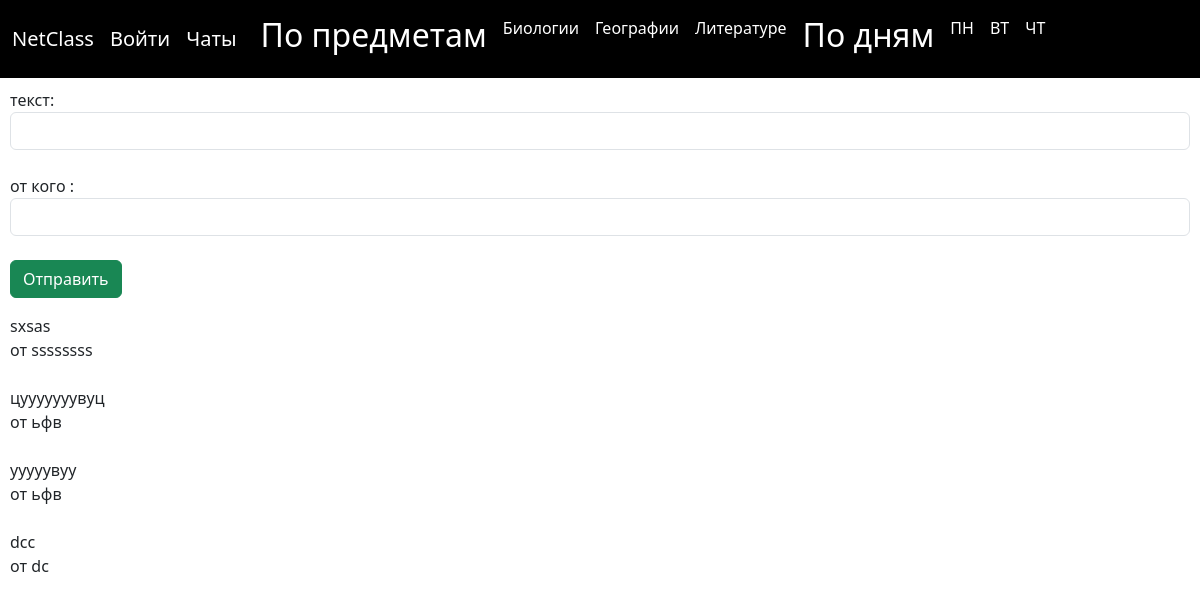
Screenshot of /chat/7 with the database file from the repository.
### posts/models.py (models this page shows, shortened)
class Object(models.Model):
    name = models.CharField(max_length=100)
    def __str__(self):
        return self.name

class Day(models.Model):
    date = models.CharField(max_length=30)
    def __str__(self):
        return self.date

class Messages(models.Model):
    text = models.CharField(max_length=200)
    author = models.CharField(max_length=50, null=True)
    object = models.ForeignKey(Object, on_delete=models.CASCADE, null=True)
    class Meta:
        verbose_name = 'Сообщение'
        verbose_name_plural = 'Сообщения'

### posts/views.py (the view)
# urls.py: path('chat/<int:object_id>', show_chat, name='show_chat')
def show_chat(request, object_id):
    object = Object.objects.get(pk=object_id)
    return render(request, 'posts/show_chat.html', {'object': object})

### posts/templatetags/posts_tags.py (called while the page is built)
@register.simple_tag()
def get_days():
    return Day.objects.all()

@register.simple_tag()
def get_obj():
    return Object.objects.all()

@register.simple_tag()
def get_mes():
    return Messages.objects.all()

### posts/templates/posts/show_chat.html (shortened to what this page needs)
{% extends 'posts/base.html' %}
{% load posts_tags %}
{% block content %}
<div class="form-message">
  <form method="post" action="{% url 'add_mes' object.id %}">
      текст:
      <input name="text" class="form-control"><br>
      от кого :
      <input name="author" class="form-control"> <br>
      <button type="submit" class="btn btn-Success">Отправить</button>
  </form>
</div>
{% get_mes as messages %}
<div class="messages">
    {% for m in object.messages_set.all %}
        {{ m.text }}<br>
      от  {{ m.author }}<br><br>
    {% endfor %}
</div>
{% endblock content %}

### posts/templates/posts/base.html (shortened to what this page needs)
{% load static %}
{% load posts_tags %}
<html>
  <head>
      <link rel="stylesheet" type="text/css" href="{% static 'posts/css/styles.css' %}">
       <link href="https://cdn.jsdelivr.net/npm/bootstrap@5.3.0-alpha1/dist/css/bootstrap.min.css" rel="stylesheet">
  </head>
  <body>
    <nav class="navbar navbar-expand-xl navbar-dark bg-black nav-fixed" aria-label="Sixth navbar example">
    <div class="container-fluid">
        <a class="navbar-brand" href="/">NetClass</a>
        {% if request.user.is_authenticated %}
        <a class="navbar-brand">{{ user.username }}</a>
        <a class="navbar-brand" href="{% url 'logout' %}">Выйти</a>
        <a class="navbar-brand" href="{% url 'add_post' %}">
            <h1>+</h1>
        </a>
        {% else %}
        <a class="navbar-brand" href="{% url 'login' %}">Войти</a>
        {% endif %}
        <a class="navbar-brand" href="{% url 'chats' %}">Чаты</a>
      <div class="navbar-collapse collapse" id="navbarsExample06" style="">
        <ul class="navbar-nav me-auto mb-2 mb-xl-0">
            <li class="nav-item"><h2><a class="nav-link active">По предметам</a></h2></li>
            {% get_obj as objects %}
            {% for object in objects %}
            {% if object.posts_set.exists %}
                <li class="nav-item">
                    <a class="nav-link active" aria-current="page" href="{% url 'obj' object.pk %}">{{ object }}</a>
                </li>
            {% endif %}
            {% endfor %}
            <li class="nav-item"><h2><a class="nav-link active">По дням</a></h2></li>
            {% get_days as days %}
            {% for d in days %}
                {% if d.posts_set.exists %}<li class="nav-item">
                    <a class="nav-link active" href="{% url 'day' d.pk %}">{{ d }}</a>
                </li>
                {% endif %}
            {% endfor %}
        </ul>
      </div>
    </div>
  </nav>
    <div class="wrapper">
      {% block content %}
      {% endblock content %}
    </div>
  </body>
</html>

### posts/static/posts/css/styles.css (style rules this page uses)
body { font-family: Verdana, Geneva, Tahoma, sans-serif; }
.wrapper { padding:10px }
.form-control { margin-top:10px border-radius:33px; }

### rows the page displays
Object: name "Биологии"
Object: name "Географии"
Object: name "Литературе"
Day: date "ПН"
Day: date "ВТ"
Day: date "ЧТ"
Messages: text "sxsas", author "ssssssss"
Messages: text "цууууууувуц", author "ьфв"
Messages: text "ууууувуу", author "ьфв"
Messages: text "dcc", author "dc"
